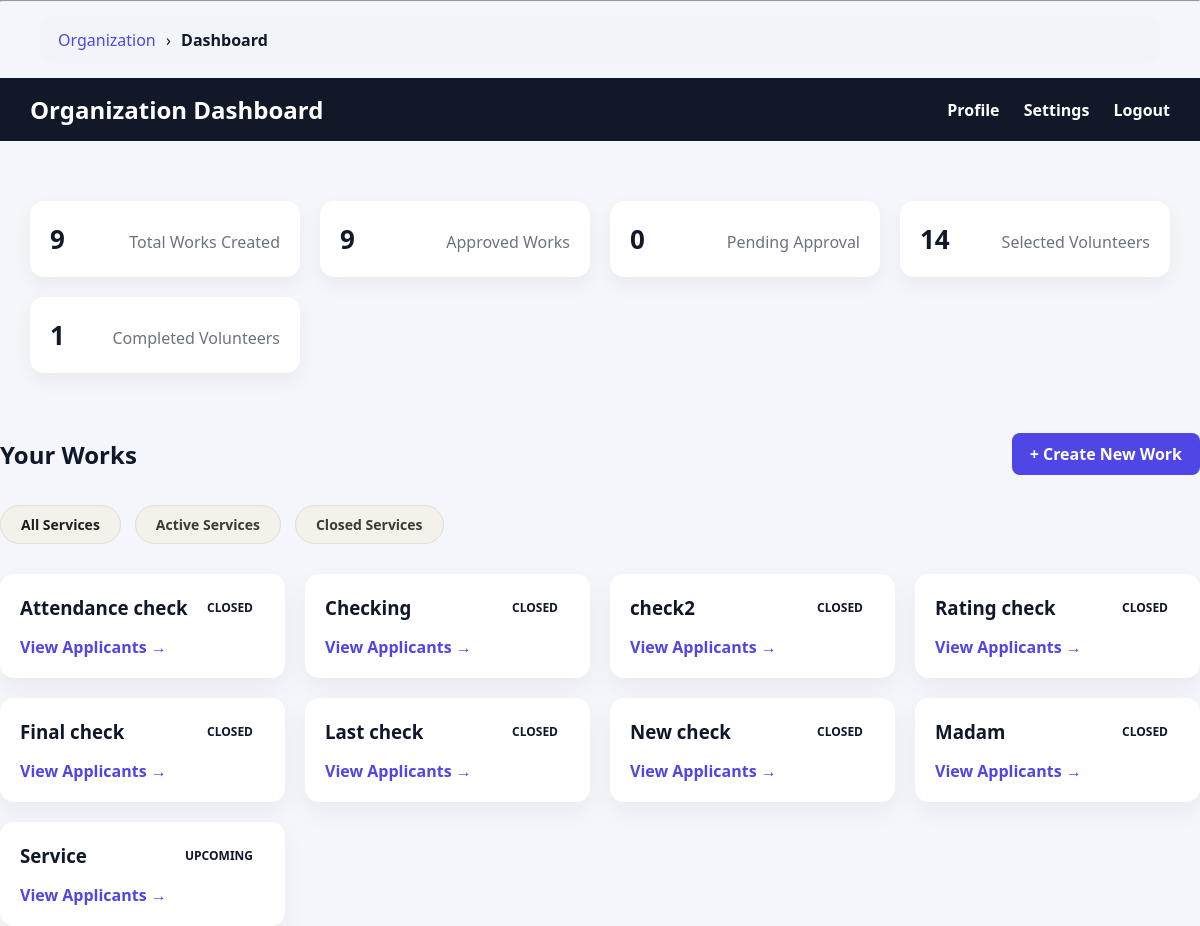
The page /organization/dashboard/ (signed in) on the database as committed earlier.
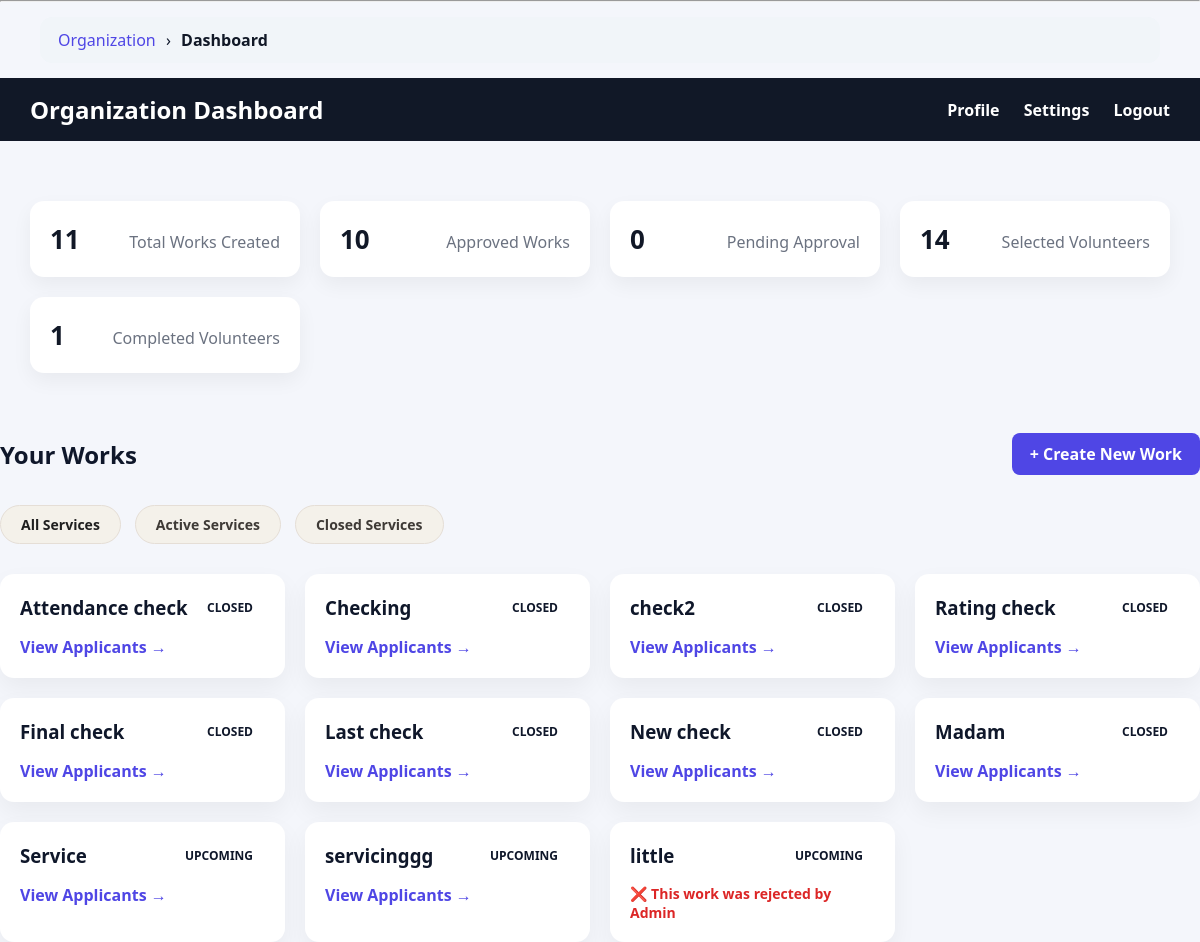
The same page on the database as committed later.
### app1/models.py (models this page shows, shortened)
class Service(models.Model):
    STATUS_CHOICES = (
        ('PENDING', 'Pending'),
        ('APPROVED', 'Approved'),
        ('COMPLETED', 'Completed'),
    )
    title = models.CharField(max_length=200)
    description = models.TextField()
    location = models.CharField(max_length=100)
    start_date = models.DateField()
    end_date = models.DateField()
    max_volunteers = models.IntegerField()
    GENDER_PREF = (
    ("ANY", "Any"),
    ("MALE", "Male"),
    ("FEMALE", "Female"),
)
    required_gender = models.CharField(
        max_length=10,
        choices=GENDER_PREF,
        default="ANY"
    )
    required_year = models.CharField(
        max_length=20,
        blank=True,
        null=True
    )
    organization = models.ForeignKey(
        Organization,
        on_delete=models.CASCADE
    )
    organization_name = models.CharField(
        max_length=200,
        blank=True
    )  # ✅ NEW FIELD (typed manually)
    status = models.CharField(
        max_length=20,
        choices=STATUS_CHOICES,
        default='PENDING'
    )
    authorization_letter = models.FileField(
        upload_to="service_letters/",
        null=True,
        blank=True
    )
    created_at = models.DateTimeField(auto_now_add=True)

### app1/views.py (the view)
# urls.py: path('organization/dashboard/', views.organization_dashboard_page, name='organization_dashboard'),
@login_required
def organization_dashboard_page(request):
    if request.user.role != "ORGANIZATION":
        return redirect("login")
    org = request.user.organization
    status_filter = request.GET.get("status")
    today = timezone.now().date()
    services = Service.objects.filter(organization=org)
    for service in services:
        if service.start_date <= today <= service.end_date:
            service.dynamic_status = "ACTIVE"
        elif today > service.end_date:
            service.dynamic_status = "CLOSED"
        else:
            service.dynamic_status = "UPCOMING"
    approved_count = services.filter(status="APPROVED").count()
    pending_count = services.filter(status="PENDING").count()
    status_filter = request.GET.get("status")
    if status_filter:
        services = [
            s for s in services
            if s.dynamic_status.lower() == status_filter.lower()
        ]
    total_applicants = Application.objects.filter(
        service__organization=org
    ).count()
    total_selected = Application.objects.filter(
        service__organization=org,
        status="SELECTED"
    ).count()
    total_completed = Application.objects.filter(
        service__organization=org,
        status="COMPLETED"
    ).count()
    context = {
        "services": services,
        "approved_count": approved_count,
        "pending_count": pending_count,
        "total_applicants": total_applicants,
        "total_selected": total_selected,
        "total_completed": total_completed,
        "status_filter": status_filter,
        "today": today,
    }
    return render(
        request,
        "organization/dashboard.html",
        context
    )

### app1/templatetags/breadcrumbs.py (called while the page is built)
@register.simple_tag(takes_context=True)
def generate_breadcrumbs(context):
    request = context['request']
    path = request.path.strip('/')
    parts = path.split('/')
    breadcrumbs = []
    url = ""
    for part in parts:
        url += "/" + part
        name = part.replace('-', ' ').replace('_', ' ').title()
        if part == "organization":
            breadcrumbs.append(("Organization", reverse("organization_dashboard")))
        elif part == "volunteer":
            breadcrumbs.append(("Volunteer", reverse("volunteer_dashboard")))
        elif part == "admin_panel":
            breadcrumbs.append(("Admin Panel", reverse("admin_dashboard")))
        elif part == "service" or part.isdigit():
            breadcrumbs.append(("", reverse("organization_dashboard")))
        else:
            breadcrumbs.append((name, url + "/"))
    return breadcrumbs

### app1/templates/organization/dashboard.html (shortened to what this page needs)
{% extends "base.html" %}
{% load static %}
{% block content %}
<div class="top-nav">
    <div class="nav-left">
        <h2>Organization Dashboard</h2>
    </div>
    <div class="nav-right">
        <a href="{% url 'organization_profile' %}">Profile</a>
        <a href="#">Settings</a>
        <a href="{% url 'logout' %}">Logout</a>
    </div>
</div>
<div class="dashboard-container">
    <div class="stats-grid">
    <div class="stat-card">
        <h3>{{ services|length }}</h3>
        <p>Total Works Created</p>
    </div>
    <div class="stat-card">
        <h3>{{ approved_count }}</h3>
        <p>Approved Works</p>
    </div>
    <div class="stat-card">
        <h3>{{ pending_count }}</h3>
        <p>Pending Approval</p>
    </div>
    <div class="stat-card">
        <h3>{{ total_selected }}</h3>
        <p>Selected Volunteers</p>
    </div>
    <div class="stat-card">
        <h3>{{ total_completed }}</h3>
        <p>Completed Volunteers</p>
    </div>
</div>
    </div>
    <div class="dashboard-header">
        <h2>Your Works</h2>
        <a href="{% url 'create_service' %}" class="btn-primary">
            + Create New Work
        </a>
    </div>
    <div class="filter-buttons">
    <a href="{% url 'organization_dashboard' %}"
       class="{% if not status_filter %}active-filter{% endif %}">
        All Services
    </a>
    <a href="?status=active"
       class="{% if status_filter == 'active' %}active-filter{% endif %}">
        Active Services
    </a>
    <a href="?status=closed"
       class="{% if status_filter == 'closed' %}active-filter{% endif %}">
        Closed Services
    </a>
</div>
    <div class="services-grid">
        {% for s in services %}
        <div class="service-card">
            <div class="card-header">
                <h3>
    <a href="{% url 'organization_service_detail' s.id %}"
       style="text-decoration:none; color:inherit;">
        {{ s.title }}
    </a>
</h3>
                <span class="status {{  s.dynamic_status |lower }}">
                    {{ s.dynamic_status }}
                </span>
            </div>
            {% if s.status == "APPROVED" %}
    <a href="{% url 'org_view_applicants' s.id %}" class="view-link">
        View Applicants →
    </a>
{% elif s.status == "REJECTED" %}
    <p style="color:#dc2626; font-weight:600; font-size:14px;">
        ❌ This work was rejected by Admin
    </p>
{% else %}
    <p style="color:#9ca3af;font-size:14px;">
        ⏳ Waiting for admin approval
    </p>
{% endif %}
        </div>
        {% empty %}
        <p class="empty-text">No works created yet 🚀</p>
        {% endfor %}
    </div>
{% endblock %}

Rows that differ between the two databases and show on the page:
added Service: title "servicinggg", dynamic_status "UPCOMING", status "View Applicants →"
added Service: title "little", dynamic_status "UPCOMING", status "❌ This work was rejected by Admin"
Other text that changed with them:
{{ services|length }}: "9" → "11"
{{ approved_count }}: "9" → "10"
